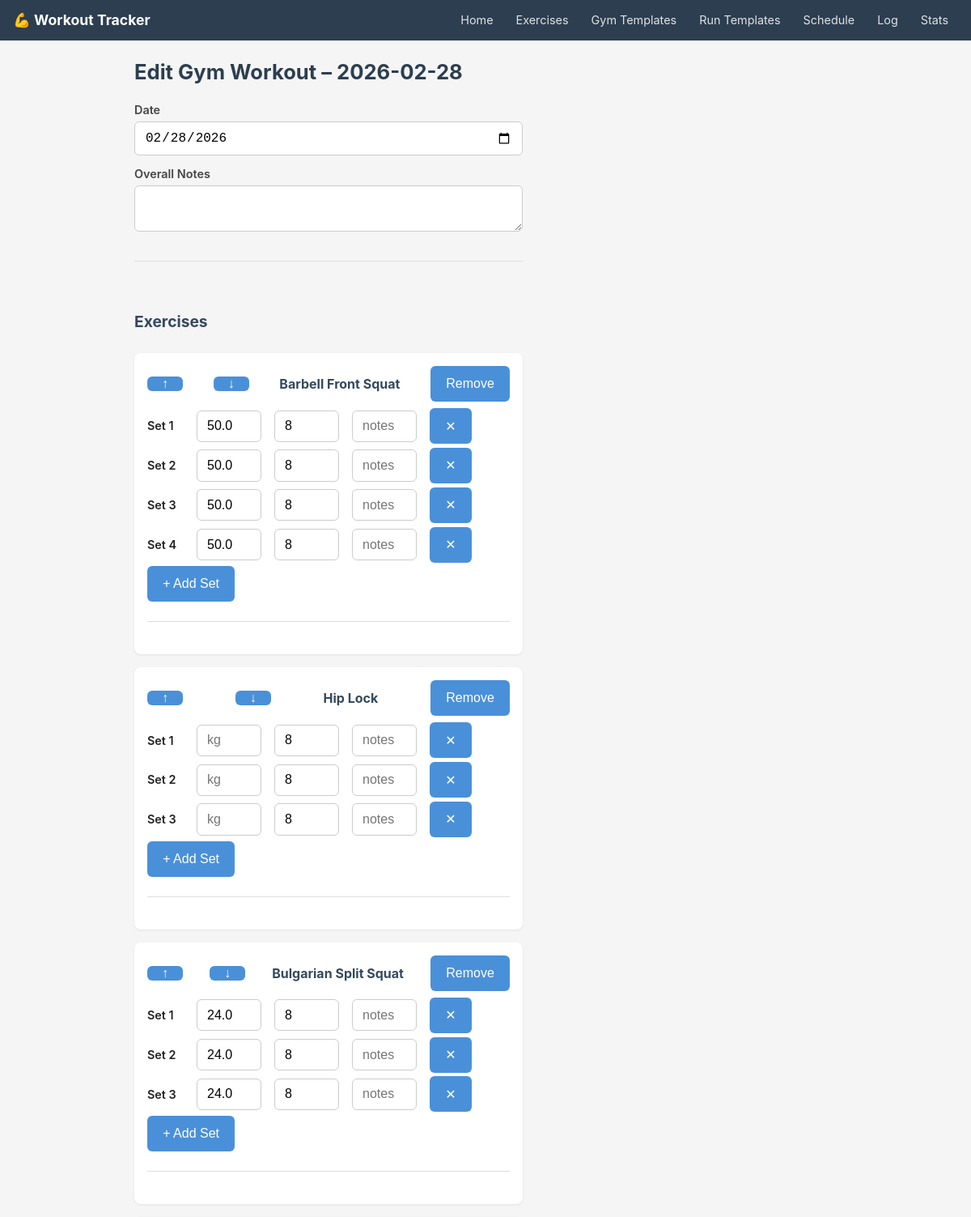
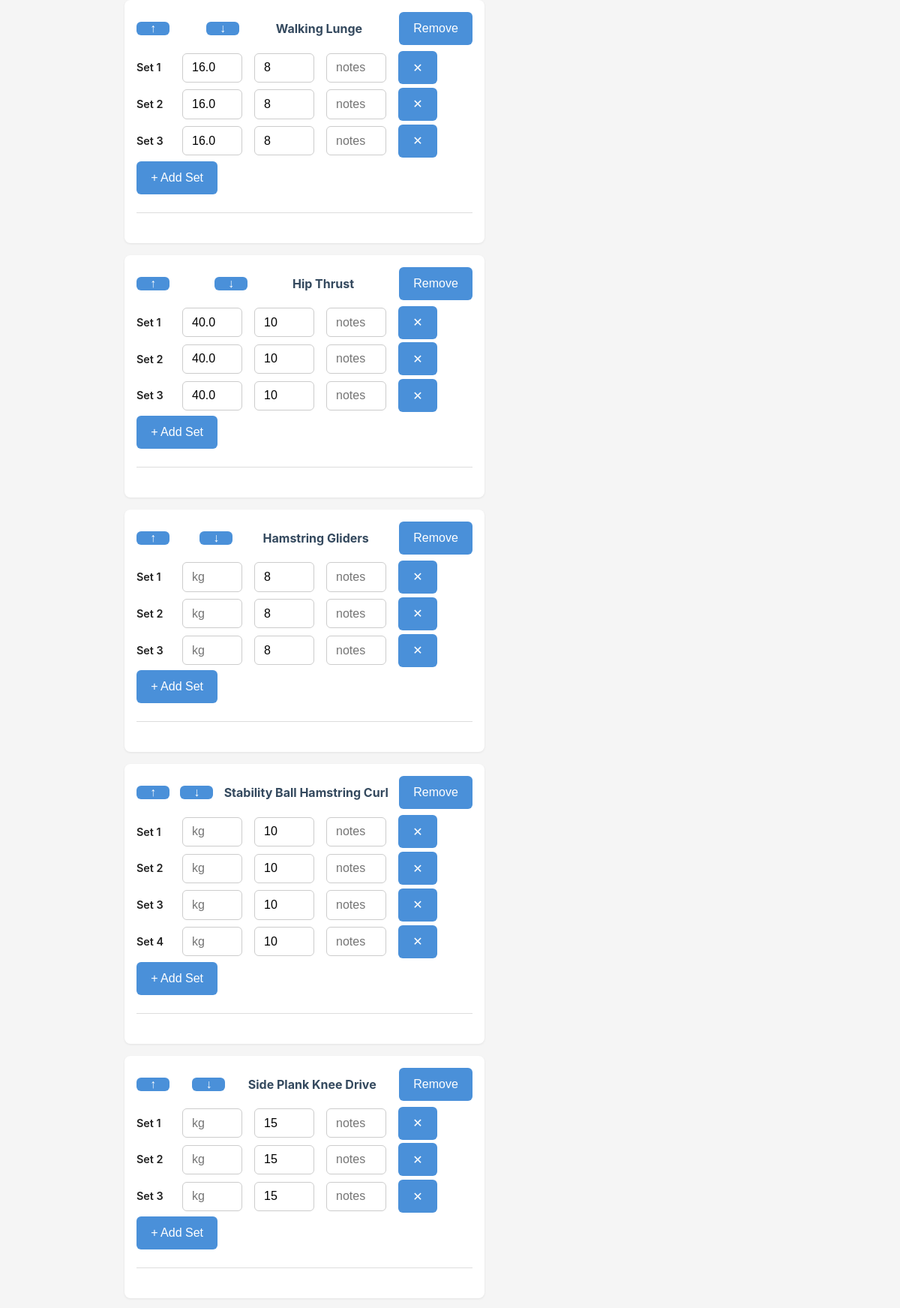
/log/gym/5/edit (upper part), run on the app's committed database (2 pictures, top to bottom).
### tables this page shows
CREATE TABLE completed_gym_workouts (
        id               INTEGER PRIMARY KEY AUTOINCREMENT,
        date             TEXT NOT NULL,
        gym_template_id  INTEGER REFERENCES gym_templates(id),  -- soft reference, nullable
        notes            TEXT
    );

CREATE TABLE completed_gym_sets (
        id          INTEGER PRIMARY KEY AUTOINCREMENT,
        workout_id  INTEGER NOT NULL REFERENCES completed_gym_workouts(id) ON DELETE CASCADE,
        exercise_id INTEGER NOT NULL REFERENCES exercises(id),
        order_index INTEGER NOT NULL,
        set_number  INTEGER NOT NULL,
        reps        INTEGER,
        seconds     INTEGER,
        weight_kg   REAL,
        notes       TEXT
    );

CREATE TABLE exercises (
        id          INTEGER PRIMARY KEY AUTOINCREMENT,
        name        TEXT NOT NULL UNIQUE,
        category    TEXT NOT NULL,  -- push / pull / legs / core / other
        type        TEXT NOT NULL,  -- reps / timed
        notes       TEXT
    , muscle_groups TEXT);

### routers/completed_gym.py (the view)
@router.get("/{workout_id}/edit", response_class=HTMLResponse)
def edit_gym_log(request: Request, workout_id: int):
    conn = get_connection()
    workout = conn.execute("""
        SELECT cgw.*, gt.name as template_name
        FROM completed_gym_workouts cgw
        LEFT JOIN gym_templates gt ON gt.id = cgw.gym_template_id
        WHERE cgw.id = ?
    """, (workout_id,)).fetchone()
    if not workout:
        conn.close()
        return HTMLResponse("Workout not found", status_code=404)
    sets = conn.execute("""
        SELECT cgs.*, e.name as exercise_name, e.type as exercise_type
        FROM completed_gym_sets cgs
        JOIN exercises e ON e.id = cgs.exercise_id
        WHERE cgs.workout_id = ?
        ORDER BY cgs.order_index, cgs.set_number
    """, (workout_id,)).fetchall()
    all_exercises = conn.execute(
        "SELECT * FROM exercises ORDER BY name"
    ).fetchall()
    conn.close()
    exercises = {}
    for s in sets:
        key = (s["order_index"], s["exercise_id"])
        if key not in exercises:
            exercises[key] = {
                "exercise_id": s["exercise_id"],
                "exercise_name": s["exercise_name"],
                "exercise_type": s["exercise_type"],
                "sets": []
            }
        exercises[key]["sets"].append(s)
    return templates.TemplateResponse("completed_gym/edit.html", {
        "request": request,
        "workout": workout,
        "exercises": list(exercises.values()),
        "all_exercises": all_exercises,
    })

### templates/completed_gym/edit.html (shortened to what this page needs)
{% extends "base.html" %}
{% block content %}
<h1>Edit Gym Workout – {{ workout.date }}</h1>
<form method="post" action="/log/gym/{{ workout.id }}/update">
    <label>Date
        <input type="date" name="date" value="{{ workout.date }}" required>
    </label>
    <label>Overall Notes
        <textarea name="notes" rows="2">{{ workout.notes or '' }}</textarea>
    </label>
    <hr>
    <h2>Exercises</h2>
    <div id="exercise-container">
        {% for ex in exercises %}
        {% set i = loop.index0 %}
        <div class="exercise-block" id="exercise-{{ i }}">
            <h3>
                <button type="button" onclick="moveExercise(this, -1)" style="min-height:unset;padding:0 0.3rem;" title="Move up">↑</button>
                <button type="button" onclick="moveExercise(this, 1)"  style="min-height:unset;padding:0 0.3rem;" title="Move down">↓</button>
                {{ ex.exercise_name }}
                <button type="button"
                    data-index="{{ i }}"
                    onclick="removeExercise(parseInt(this.dataset.index))">Remove</button>
            </h3>
            <div id="sets-{{ i }}">
                {% for s in ex.sets %}
                {% set si = loop.index0 %}
                <div class="set-row" style="display:flex; gap:1rem; align-items:center; margin:0.3rem 0;">
                    <span>Set {{ si + 1 }}</span>
                    <input type="number" name="weight_{{ i }}_{{ si }}"
                           placeholder="kg" step="0.5" min="0" style="width:70px"
                           value="{{ s.weight_kg or '' }}">
                    {% if ex.exercise_type == "reps" %}
                    <input type="number" name="reps_{{ i }}_{{ si }}"
                           placeholder="reps" min="0" style="width:70px"
                           value="{{ s.reps or '' }}">
                    {% else %}
                    <input type="number" name="seconds_{{ i }}_{{ si }}"
                           placeholder="sec" min="0" style="width:70px"
                           value="{{ s.seconds or '' }}">
                    {% endif %}
                    <input type="text" name="set_notes_{{ i }}_{{ si }}"
                           placeholder="notes" style="width:150px"
                           value="{{ s.notes or '' }}">
                    <button type="button" onclick="removeSet(this)">✕</button>
                </div>
                {% endfor %}
            </div>
            <button type="button"
                data-index="{{ i }}"
                data-extype="{{ ex.exercise_type }}"
                onclick="addSet(parseInt(this.dataset.index), this.dataset.extype)">
                + Add Set
            </button>
            <hr>
        </div>
        {% endfor %}
    </div>
    <br>
</form>
<br>
{% endblock %}

### templates/base.html (style rules this page uses)
*, *::before, *::after { box-sizing: border-box; margin: 0; padding: 0; }
body { font-family: -apple-system, BlinkMacSystemFont, 'Segoe UI', sans-serif; font-size: 16px; line-height: 1.5; color: #222; background: #f5f5f5; }
h1 { font-size: 1.6rem; margin-bottom: 1rem; color: #2c3e50; }
h2 { font-size: 1.2rem; margin: 1.5rem 0 0.75rem; color: #34495e; }
h3 { font-size: 1rem; margin: 1rem 0 0.5rem; color: #34495e; }
hr { border: none; border-top: 1px solid #ddd; margin: 1.5rem 0; }
form { display: flex; flex-direction: column; gap: 0.75rem; max-width: 480px; }
label { display: flex; flex-direction: column; gap: 0.25rem; font-weight: 600; font-size: 0.9rem; color: #444; }
input, select, textarea { padding: 0.6rem 0.75rem; font-size: 1rem; border: 1px solid #ccc; border-radius: 6px; width: 100%; background: white; }
button, .btn { padding: 0.6rem 1.2rem; font-size: 1rem; border: none; border-radius: 6px; cursor: pointer; background: #4a90d9; color: white; min-height: 44px; min-width: 44px; }
.set-row { display: flex; gap: 0.5rem; align-items: center; margin: 0.4rem 0; flex-wrap: wrap; }
.set-row input { width: 80px !important; flex-shrink: 0; }
.set-row span { min-width: 45px; font-weight: 600; font-size: 0.9rem; }
.exercise-block, .segment-block { background: white; border-radius: 8px; padding: 1rem; margin-bottom: 1rem; box-shadow: 0 1px 3px rgba(0,0,0,0.08); }
.exercise-block h3, .segment-block h3 { display: flex; justify-content: space-between; align-items: center; margin-top: 0; }

### data on the page
completed_gym_workouts: date "2026-02-28", date "02/28/2026"
completed_gym_sets: exercise_name "Barbell Front Squat", si "1", weight_kg "50.0", reps "8"
completed_gym_sets: si+1 "2", weight_kg "50.0", reps "8"
completed_gym_sets: si+1 "3", weight_kg "50.0", reps "8"
completed_gym_sets: si+1 "4", weight_kg "50.0", reps "8"
completed_gym_sets: exercise_name "Hip Lock", si "1", reps "8"
completed_gym_sets: si+1 "2", reps "8"
completed_gym_sets: si+1 "3", reps "8"
completed_gym_sets: exercise_name "Bulgarian Split Squat", si+1 "1", weight_kg "24.0", reps "8"
completed_gym_sets: si "2", weight_kg "24.0", reps "8"
completed_gym_sets: si+1 "3", weight_kg "24.0", reps "8"
completed_gym_sets: exercise_name "Walking Lunge", si+1 "1", weight_kg "16.0", reps "8"
completed_gym_sets: si+1 "2", weight_kg "16.0", reps "8"
completed_gym_sets: si "3", weight_kg "16.0", reps "8"
completed_gym_sets: exercise_name "Hip Thrust", si+1 "1", weight_kg "40.0", reps "10"
completed_gym_sets: si+1 "2", weight_kg "40.0", reps "10"
completed_gym_sets: si+1 "3", weight_kg "40.0", reps "10"
completed_gym_sets: exercise_name "Hamstring Gliders", si+1 "1", reps "8"
completed_gym_sets: si+1 "2", reps "8"
completed_gym_sets: si+1 "3", reps "8"
completed_gym_sets: exercise_name "Stability Ball Hamstring Curl", si+1 "1", reps "10"
completed_gym_sets: si+1 "2", reps "10"
completed_gym_sets: si+1 "3", reps "10"
completed_gym_sets: si+1 "4", reps "10"
completed_gym_sets: exercise_name "Side Plank Knee Drive", si+1 "1", reps "15"
completed_gym_sets: si+1 "2", reps "15"
completed_gym_sets: si+1 "3", reps "15"
